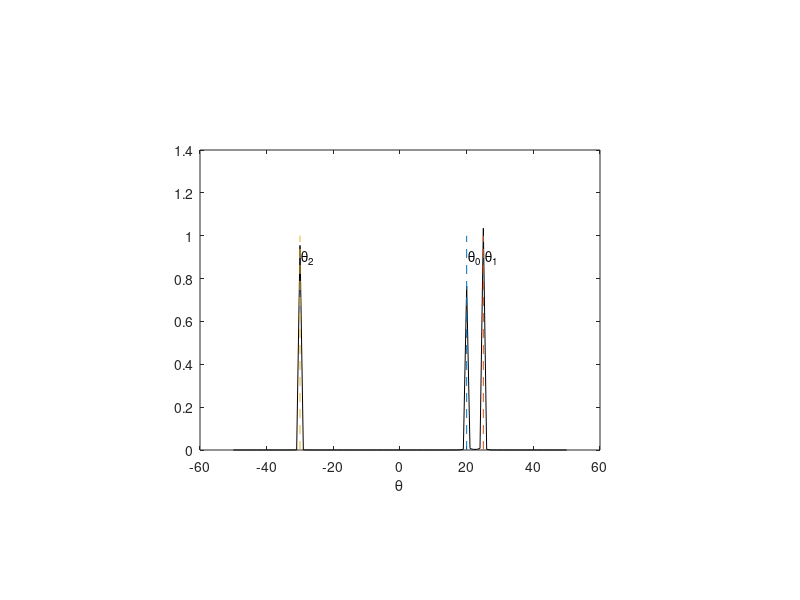

MATLAB code to generate this figure:
%
% Direction of arrival based on the MVDR method
% 
M=10;
theta0=20*pi/180;
theta1=25*pi/180;
theta2=-30*pi/180;
s0=exp(1j*pi*[0:M-1]'*sin(theta0));
s1=exp(1j*pi*[0:M-1]'*sin(theta1));
s2=exp(1j*pi*[0:M-1]'*sin(theta2));
P0=1;
P1=1;
P2=1;
sigma_nu=0.01;
X=[];
for n=1:100
    X=[X sqrt(P0)*randn*s0+sqrt(P1)*randn*s1+sqrt(P2)*randn*s2...
        +sigma_nu*randn(M,1)];
end
R=X*X'/100;
for theta=-50:50
    s=exp(1j*pi*[0:M-1]'*sin(theta*pi/180));
    S(theta+51)=1/(s'*inv(R)*s);
end
figure,axes('position',[0.25 0.25 0.5 0.5])
plot([-50:50],S,'k'),hold on
plot(20*[1 1],[0 1],'--')
text(20.5,0.9,'\theta_0')
plot(25*[1 1],[0 1],'--')
text(25.5,0.9,'\theta_1')
plot(-30*[1 1],[0 1],'--')
text(-29.5,0.9,'\theta_2')
xlabel('\theta')
hold off
